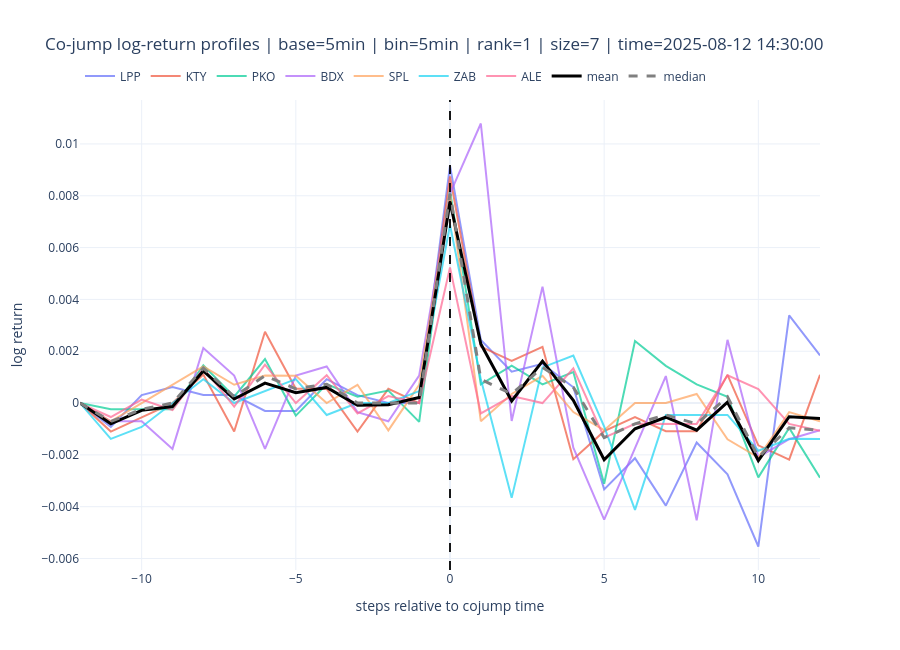
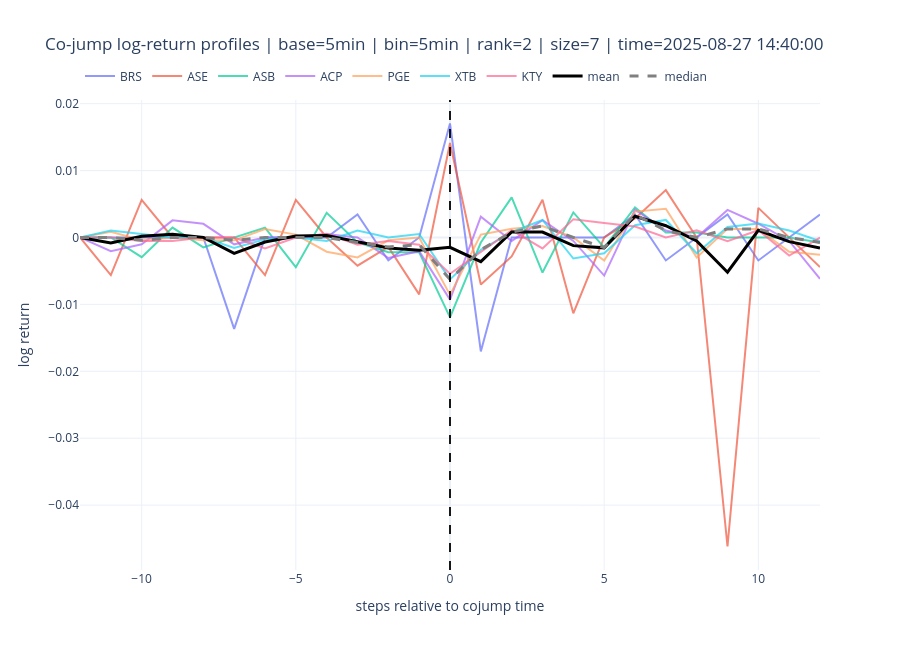
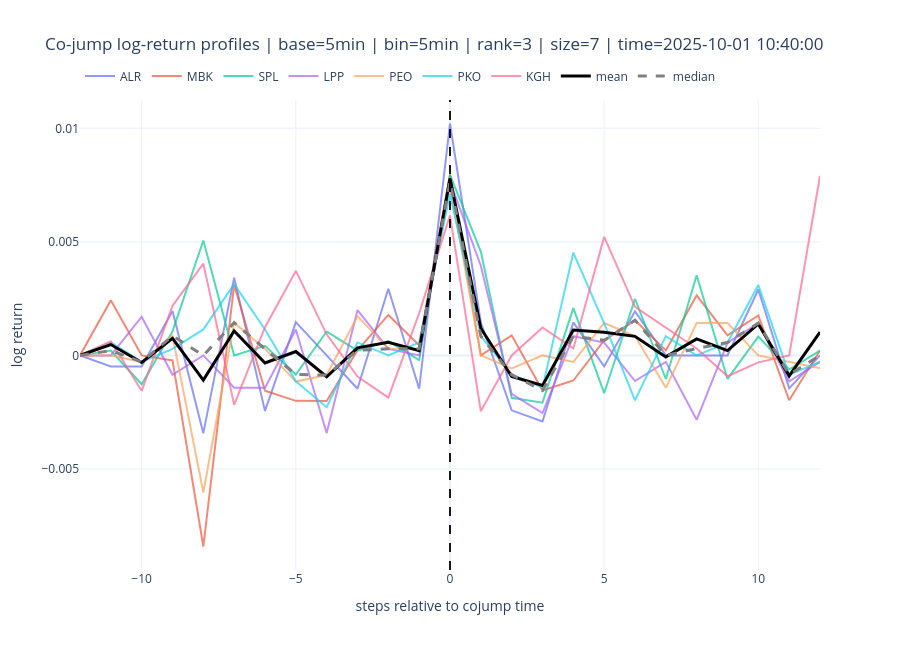
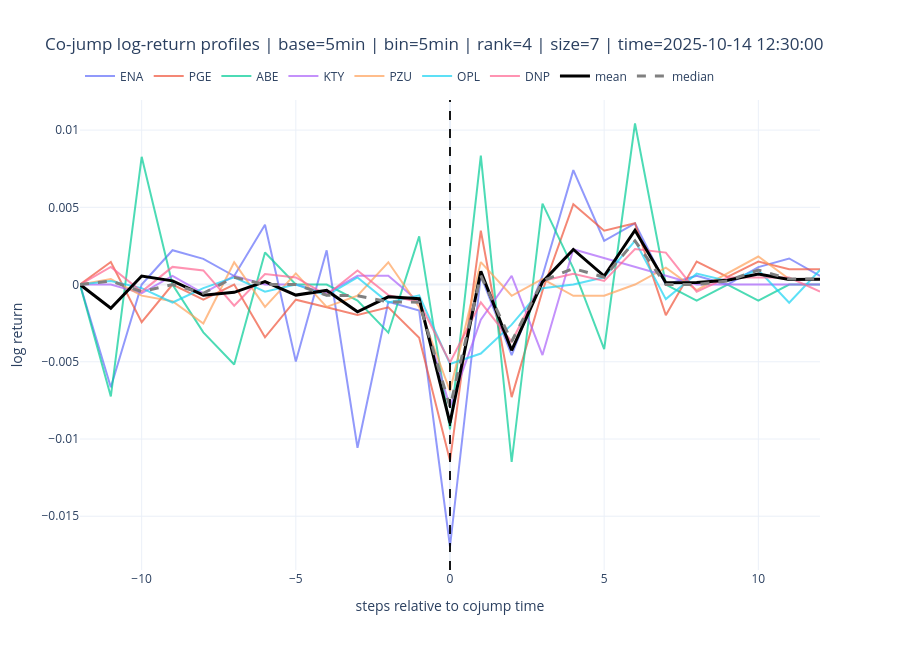

The code cell stored with these charts, in order, in its notebook:
### Markdown cell above
### Execute (original pipeline)

This is the original cojump pipeline (Poland only) and still includes:
- the top-k cojump constituent profile plots with mean/median overlays  # we keep the original plots

### Code cell
jumps_df, cojumps_by_bin = run(CFG)

for b, cj in cojumps_by_bin.items():
    if cj is None or cj.empty:
        print(f"{b}: (no cojumps)")
        continue
    top = cj.sort_values("size", ascending=False).head(10)[["bin", "size", "tickers"]]
    print(f"\nTop co-jumps for bin={b}:")
    print(top.to_string(index=False))
